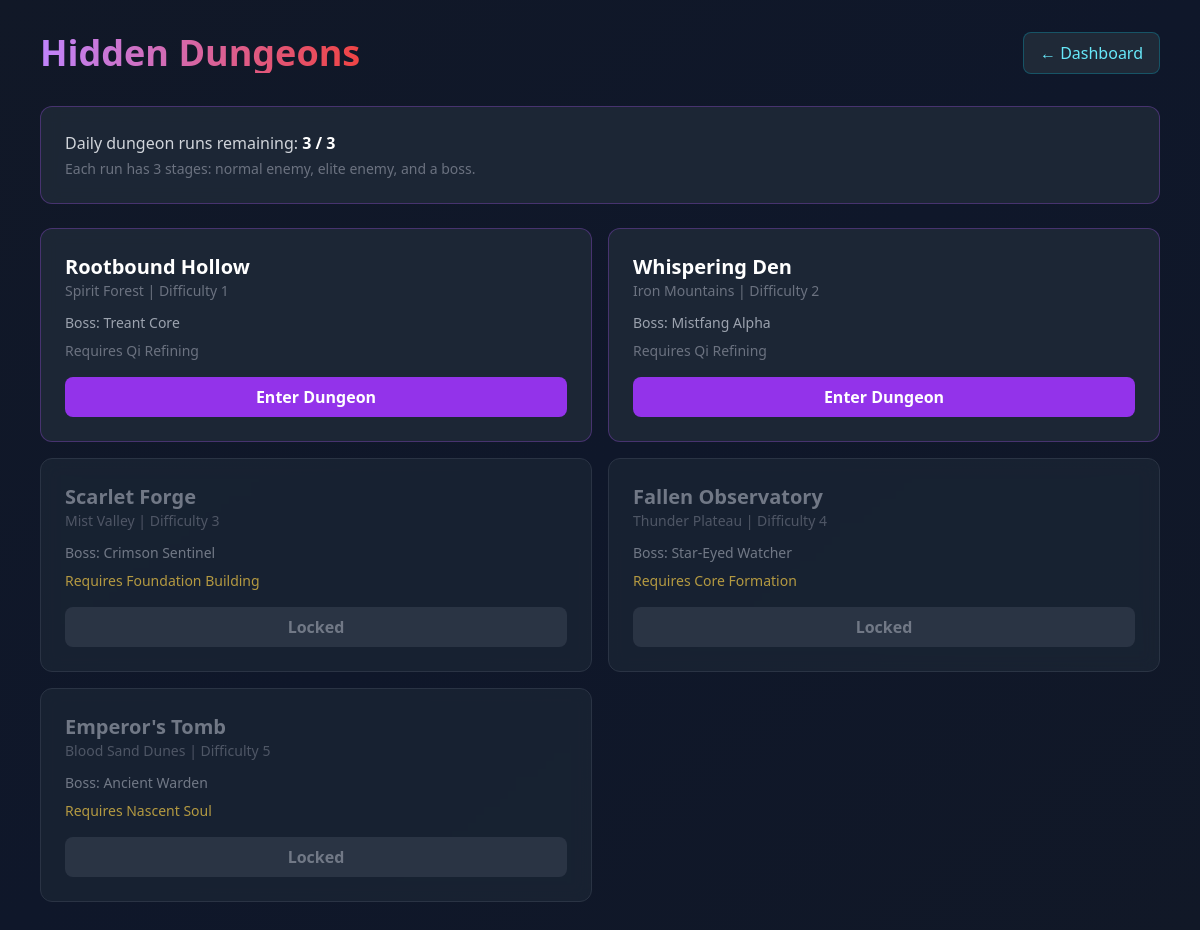
Screenshot of /pages/dungeons.php (signed in) with the database file from the repository.
### tables this page shows
CREATE TABLE IF NOT EXISTS dungeons (
    id INT UNSIGNED AUTO_INCREMENT PRIMARY KEY,
    name VARCHAR(100) NOT NULL,
    region_id INT UNSIGNED NOT NULL,
    difficulty INT UNSIGNED NOT NULL DEFAULT 1,
    min_realm_id INT UNSIGNED NOT NULL DEFAULT 1,
    boss_name VARCHAR(100) NOT NULL,
    boss_hp BIGINT UNSIGNED NOT NULL DEFAULT 100,
    boss_attack INT UNSIGNED NOT NULL DEFAULT 10,
    boss_defense INT UNSIGNED NOT NULL DEFAULT 10,
    FOREIGN KEY (region_id) REFERENCES world_regions(id) ON DELETE CASCADE,
    INDEX idx_region (region_id),
    INDEX idx_min_realm (min_realm_id)
);

CREATE TABLE IF NOT EXISTS world_regions (
    id INT UNSIGNED AUTO_INCREMENT PRIMARY KEY,
    name VARCHAR(100) NOT NULL,
    difficulty INT UNSIGNED NOT NULL DEFAULT 1,
    description TEXT,
    min_realm_id INT UNSIGNED NOT NULL DEFAULT 1,
    resource_type VARCHAR(100) NOT NULL DEFAULT 'Mixed Resources',
    exploration_encounters TEXT,
    hidden_dungeon_chance DECIMAL(5,2) NOT NULL DEFAULT 1.00,
    can_be_captured TINYINT(1) NOT NULL DEFAULT 0,
    INDEX idx_min_realm (min_realm_id),
    INDEX idx_difficulty (difficulty),
    INDEX idx_captureable (can_be_captured)
);

CREATE TABLE IF NOT EXISTS realms (
    id INT UNSIGNED AUTO_INCREMENT PRIMARY KEY,
    name VARCHAR(50) NOT NULL UNIQUE,
    description TEXT,
    min_level INT UNSIGNED NOT NULL DEFAULT 1,
    max_level INT UNSIGNED NOT NULL DEFAULT 100,
    chi_multiplier DECIMAL(5,2) NOT NULL DEFAULT 1.00,
    stat_bonus_multiplier DECIMAL(5,2) NOT NULL DEFAULT 1.00,
    attack_multiplier DECIMAL(5,2) NOT NULL DEFAULT 1.00,
    defense_multiplier DECIMAL(5,2) NOT NULL DEFAULT 1.00,
    created_at TIMESTAMP DEFAULT CURRENT_TIMESTAMP,
    INDEX idx_name (name)
);

### services/DungeonService.php (called while the page is built, shortened)
<?php
class DungeonService
{
    public function getDungeonsForUser(int $userId): array
    {
        try {
            $db = Database::getConnection();
            $userRealmId = $this->getUserRealmId($userId);
            $stmt = $db->query("
                SELECT d.id, d.name, d.region_id, d.difficulty, d.min_realm_id, d.boss_name,
                       r.name AS region_name, rl.name AS min_realm_name
                FROM dungeons d
                JOIN world_regions r ON r.id = d.region_id
                LEFT JOIN realms rl ON rl.id = d.min_realm_id
                ORDER BY d.min_realm_id ASC, d.difficulty ASC, d.id ASC
            ");
            $rows = $stmt->fetchAll(PDO::FETCH_ASSOC) ?: [];
            return [
                'dungeons' => $rows,
                'daily_runs_remaining' => $this->getDailyRunsRemaining($userId),
                'user_realm_id' => $userRealmId,
            ];
        } catch (PDOException $e) {
            error_log('DungeonService::getDungeonsForUser ' . $e->getMessage());
            return ['dungeons' => [], 'daily_runs_remaining' => 0, 'user_realm_id' => 1];
        }
    }
    public function getDailyRunsRemaining(int $userId): int
    {
        try {
            $db = Database::getConnection();
            $stmt = $db->prepare("
                SELECT COUNT(*)
                FROM dungeon_runs
                WHERE user_id = ? AND DATE(started_at) = CURDATE()
            ");
            $stmt->execute([$userId]);
            $count = (int)$stmt->fetchColumn();
            return max(0, self::DAILY_RUN_LIMIT - $count);
        } catch (PDOException $e) {
            error_log('DungeonService::getDailyRunsRemaining ' . $e->getMessage());
            return 0;
        }
    }
    private function getUserRealmId(int $userId): int
    {
        try {
            $db = Database::getConnection();
            $stmt = $db->prepare('SELECT realm_id FROM users WHERE id = ? LIMIT 1');
            $stmt->execute([$userId]);
            return (int)($stmt->fetchColumn() ?: 1);
        } catch (PDOException $e) {
            error_log('DungeonService::getUserRealmId ' . $e->getMessage());
            return 1;
        }
    }
}

### pages/dungeons.php (the view, shortened to what this page needs)
<?php
require_once dirname(__DIR__) . '/core/SessionHelper.php';
require_once dirname(__DIR__) . '/services/DungeonService.php';
$userId = SessionHelper::requireLoggedIn();
$service = new DungeonService();
$data = $service->getDungeonsForUser($userId);
$dungeons = $data['dungeons'] ?? [];
$runsRemaining = (int)($data['daily_runs_remaining'] ?? 0);
$highlightId = (int)($_GET['highlight'] ?? 0);
?>
<!DOCTYPE html>
<html lang="en">
<head>
    <script src="https://cdn.tailwindcss.com"></script>
</head>
<body class="bg-gradient-to-br from-gray-900 via-slate-900 to-gray-900 min-h-screen">
    <div class="container mx-auto px-4 py-8 max-w-6xl">
        <div class="flex justify-between items-center mb-8">
            <h1 class="text-4xl font-bold bg-gradient-to-r from-purple-400 to-red-500 bg-clip-text text-transparent">Hidden Dungeons</h1>
            <a href="game.php" class="px-4 py-2 bg-gray-800 hover:bg-gray-700 rounded-lg border border-cyan-500/30 text-cyan-300 transition-all">← Dashboard</a>
        </div>
        <div class="bg-gray-800/90 backdrop-blur border border-purple-500/30 rounded-xl p-6 mb-6">
            <p class="text-gray-300">Daily dungeon runs remaining: <span class="text-white font-semibold"><?php echo $runsRemaining; ?> / 3</span></p>
            <p class="text-sm text-gray-500 mt-1">Each run has 3 stages: normal enemy, elite enemy, and a boss.</p>
        </div>
        <div class="grid grid-cols-1 md:grid-cols-2 xl:grid-cols-3 gap-4">
            <?php foreach ($dungeons as $dungeon): ?>
                <?php $locked = !empty($dungeon['locked']); ?>
                <?php $activeRun = $dungeon['active_run'] ?? null; ?>
                <div class="bg-gray-800/90 backdrop-blur border <?php echo (int)$dungeon['id'] === $highlightId ? 'border-purple-400' : ($locked ? 'border-gray-700 opacity-70' : 'border-purple-500/30'); ?> rounded-xl p-6">
                    <div class="flex justify-between items-start gap-3 mb-3">
                        <div>
                            <h3 class="text-xl font-semibold <?php echo $locked ? 'text-gray-400' : 'text-white'; ?>">
                                <?php echo htmlspecialchars($dungeon['name'] ?? '', ENT_QUOTES, 'UTF-8'); ?>
                            </h3>
                            <p class="text-sm text-gray-500"><?php echo htmlspecialchars($dungeon['region_name'] ?? '', ENT_QUOTES, 'UTF-8'); ?> | Difficulty <?php echo (int)($dungeon['difficulty'] ?? 1); ?></p>
                        </div>
                    </div>
                    <p class="text-sm text-gray-400 mb-2">Boss: <?php echo htmlspecialchars($dungeon['boss_name'] ?? '', ENT_QUOTES, 'UTF-8'); ?></p>
                    <p class="text-sm <?php echo $locked ? 'text-amber-300' : 'text-gray-500'; ?> mb-4">Requires <?php echo htmlspecialchars($dungeon['min_realm_name'] ?? 'Qi Refining', ENT_QUOTES, 'UTF-8'); ?></p>
                    <a href="dungeon.php?dungeon_id=<?php echo (int)$dungeon['id']; ?>"
                       class="block text-center w-full py-2 rounded-lg font-semibold transition-all <?php echo $locked ? 'bg-gray-700 text-gray-400 pointer-events-none' : 'bg-purple-600 hover:bg-purple-500 text-white'; ?>">
                        <?php echo $locked ? 'Locked' : ($activeRun ? 'Continue Run' : 'Enter Dungeon'); ?>
                    </a>
                </div>
            <?php endforeach; ?>
        </div>
    </div>
</body>
</html>

### rows the page displays
dungeons: name "Rootbound Hollow", region.name "Spirit Forest", difficulty "1", boss_name "Treant Core", realms.name "Qi Refining", shows "Enter Dungeon"
dungeons: name "Whispering Den", region.name "Iron Mountains", difficulty "2", boss_name "Mistfang Alpha", realms.name "Qi Refining", shows "Enter Dungeon"
dungeons: name "Scarlet Forge", region.name "Mist Valley", difficulty "3", boss_name "Crimson Sentinel", realms.name "Foundation Building", shows "Locked"
dungeons: name "Fallen Observatory", region.name "Thunder Plateau", difficulty "4", boss_name "Star-Eyed Watcher", realms.name "Core Formation", shows "Locked"
dungeons: name "Emperor's Tomb", region.name "Blood Sand Dunes", difficulty "5", boss_name "Ancient Warden", realms.name "Nascent Soul", shows "Locked"

### other values shown
$runsRemaining "3"
